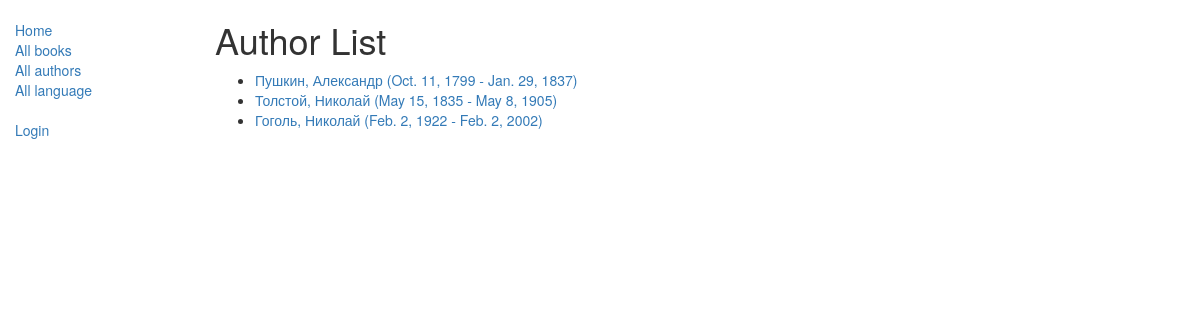
Screenshot of /catalog/authors/ with the database file from the repository.
### catalog/models.py (models this page shows)
class Author(models.Model):
    first_name = models.CharField(max_length=100)
    last_name = models.CharField(max_length=100)
    date_of_birth = models.DateField(null=True, blank=True)
    date_of_death = models.DateField('Died', null=True, blank=True)
    def get_absolute_url(self):
        return reverse('author-detail', args=[str(self.id)])
    def __str__(self):
        return '%s, %s' % (self.last_name, self.first_name)

### catalog/views.py (the view)
# urls.py: path('authors/', views.AuthorListView.as_view(), name='authors'),
class AuthorListView(generic.ListView):
    model = Author
    paginate_by = 10

### catalog/templates/catalog/author_list.html
{% extends "base_generic.html" %}
{% block content %}
<h1>Author List</h1>
{% if author_list %}
  <ul>
  {% for author in author_list %}
    <li>
      <a href="{{ author.get_absolute_url }}">
      {{ author }} ({{author.date_of_birth}} - {% if author.date_of_death %}{{author.date_of_death}}{% endif %})
      </a>
    </li>
  {% endfor %}
 </ul>
{% else %}
  <p>There are no authors available.</p>
{% endif %}
{% endblock %}

### rows the page displays
Author: last_name+first_name "Пушкин, Александр", date_of_birth "Oct. 11, 1799", date_of_death "Jan. 29, 1837"
Author: last_name+first_name "Толстой, Николай", date_of_birth "May 15, 1835", date_of_death "May 8, 1905"
Author: last_name+first_name "Гоголь, Николай", date_of_birth "Feb. 2, 1922", date_of_death "Feb. 2, 2002"
